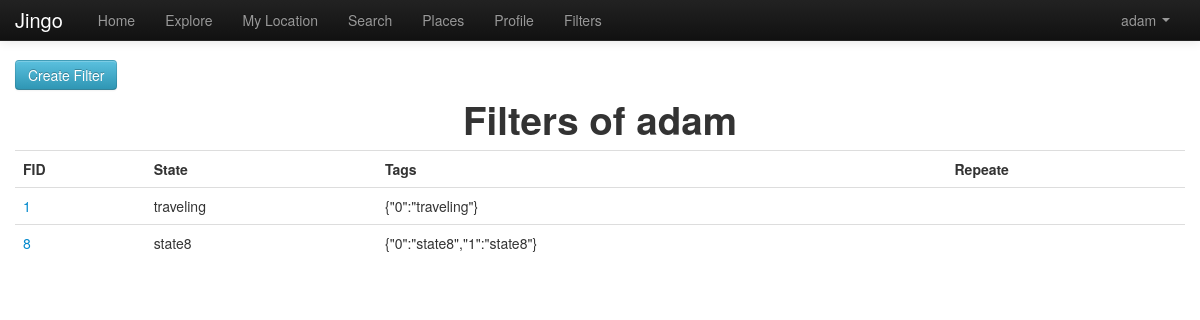
The app's page /index.php/home/filters (signed in), older data.
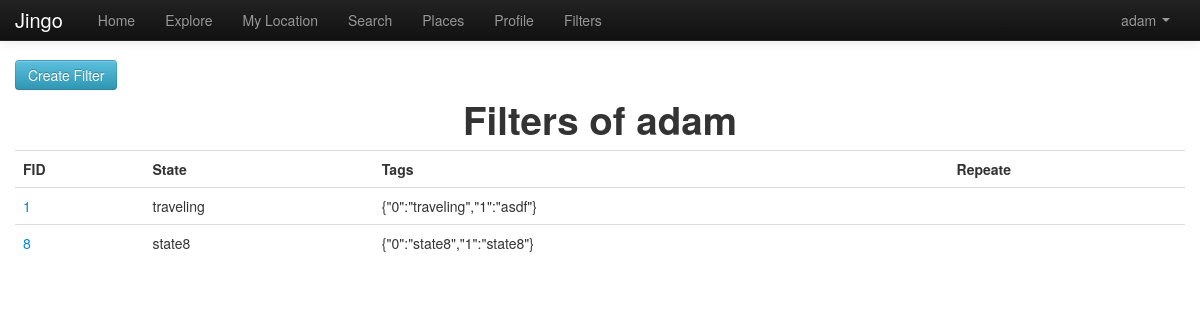
The same page, newer data.
### tables this page shows
CREATE TABLE IF NOT EXISTS `filter` (
  `fid` int(11) NOT NULL AUTO_INCREMENT,
  `uid` int(11) NOT NULL,
  `state` varchar(64) NOT NULL,
  `tags` varchar(64) NOT NULL,
  `s_from` datetime DEFAULT '0000-00-00 00:00:00',
  `s_to` datetime DEFAULT '0000-00-00 00:00:00',
  `repeat_flag` tinyint(1) DEFAULT '0',
  `sunday` tinyint(1) DEFAULT '0',
  `monday` tinyint(1) DEFAULT '0',
  `tuesday` tinyint(1) DEFAULT '0',
  `wednesday` tinyint(1) DEFAULT '0',
  `thursday` tinyint(1) DEFAULT '0',
  `friday` tinyint(1) DEFAULT '0',
  `saturday` tinyint(1) DEFAULT '0',
  `dt_inserted` datetime NOT NULL,
  `dt_edited` timestamp NOT NULL DEFAULT CURRENT_TIMESTAMP,
  `active` tinyint(1) NOT NULL DEFAULT '1',
  PRIMARY KEY (`fid`)
);

### application/controllers/home.php (called while the page is built, shortened)
<?php
class Home extends CI_Controller{
    public function __construct(){
        $this->load->helper('view_helper');
        $this->load->view('header');
    }
      public function filters(){
        $user = $_SESSION['user'];
        $filters = array();
        if($user){
            $this->load->model('Filter');
            $this->Filter->uid = $user['uid'];
            $filters = $this->Filter->get();
        }
        $data['filters'] = $filters;
        $data['user'] = $user;
        $this->load->view('filters', $data);
    }
}
?>

### index.php (called while the page is built, shortened)
<?php
require_once BASEPATH.'core/CodeIgniter.php';

### application/models/filter.php (called while the page is built, shortened)
<?php
class Filter extends CI_Model {
    function get($params=null){
		$this->db->select('*');
		$this->db->from('filter');
		$where = ' 1=1 ';
		if(isset($this->uid)){
			$this->db->join('user','user.uid = filter.uid', 'left');
			$where .= ' AND filter.uid = '.$this->uid;
		}
		if($params){
			$params['filter.active']=1;
			$this->db->where($params);
		}else
			$this->db->where($where, null, false);
		$query = $this->db->get();
        return $query->result_array();
    }
}

### application/views/filters.php (the view, shortened to what this page needs)
<a class="btn btn-info" href="/trunk/index.php/filter" >Create Filter</a>
<br>
<div id="filters" class="table">
<table class="table table_hover">
	<tbody>
<?php if($filters){?>
		<caption><h1>Filters of <?php echo $user['uname'];?></h1></caption>
		<th>FID</th>
		<th>State</th>
		<th>Tags</th>
		<th>Repeate</th>
<?php  foreach($filters as $filter){?>
			<tr class="">
				<td><a href="/trunk/index.php/filter?fid=<?php echo $filter['fid'];?>" > <?php echo $filter['fid'];?></a></td>
				<td><?php echo $filter['state'];?></td>
				<td><?php echo $filter['tags'];?><td>
			</tr>
<?php	}}else{
			echo "NO SUCH FILTER";
		}
?>
	</tbody>
</table>
</div>

Row changes from the older to the newer data that the page shows:
changed filter "traveling": tags "{\"0\":\"traveling\"}" → "{\"0\":\"traveling\",\"1\":\"asdf\"}"
